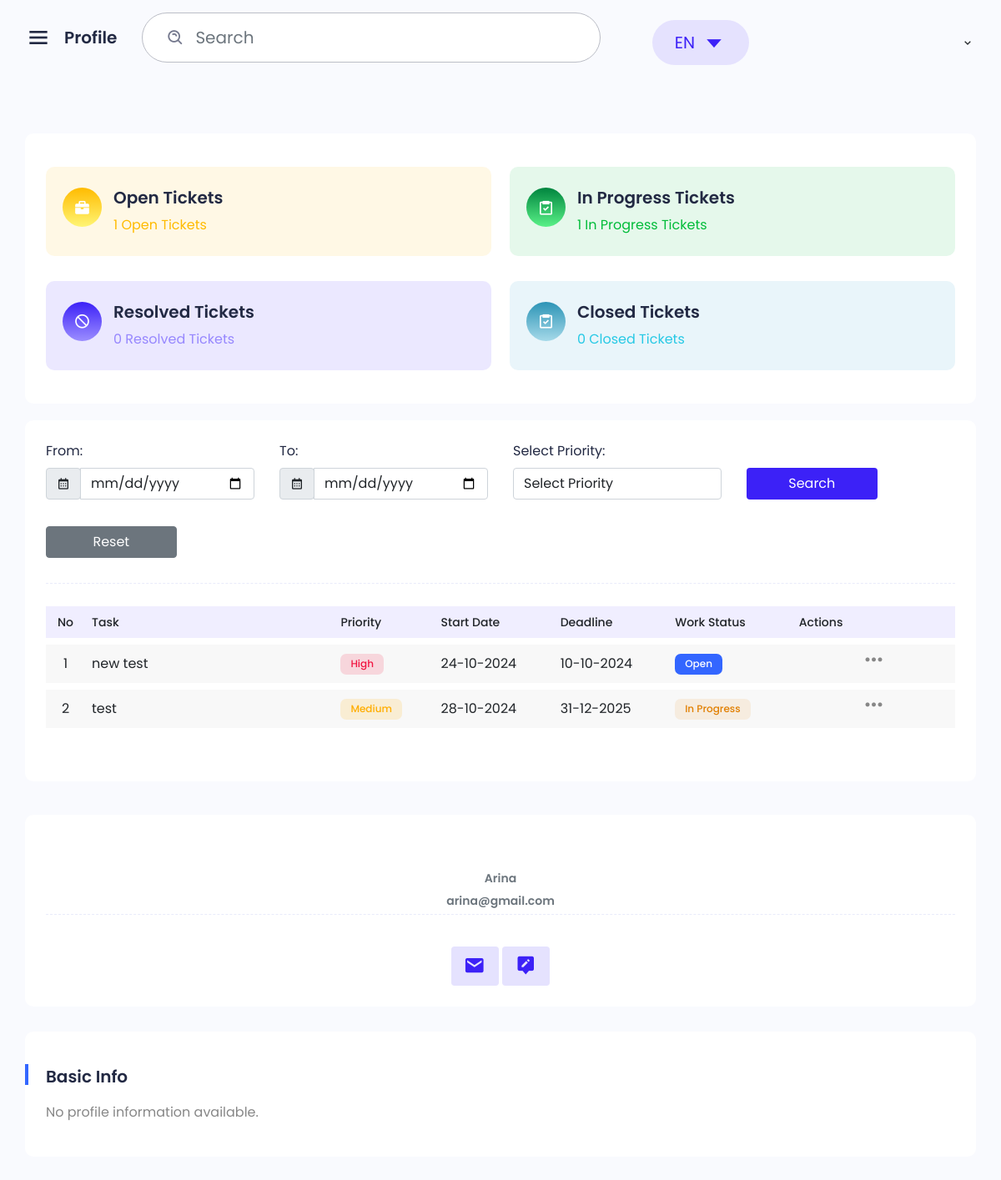
/users/profile/ (signed in), run on an earlier commit of the app's database.
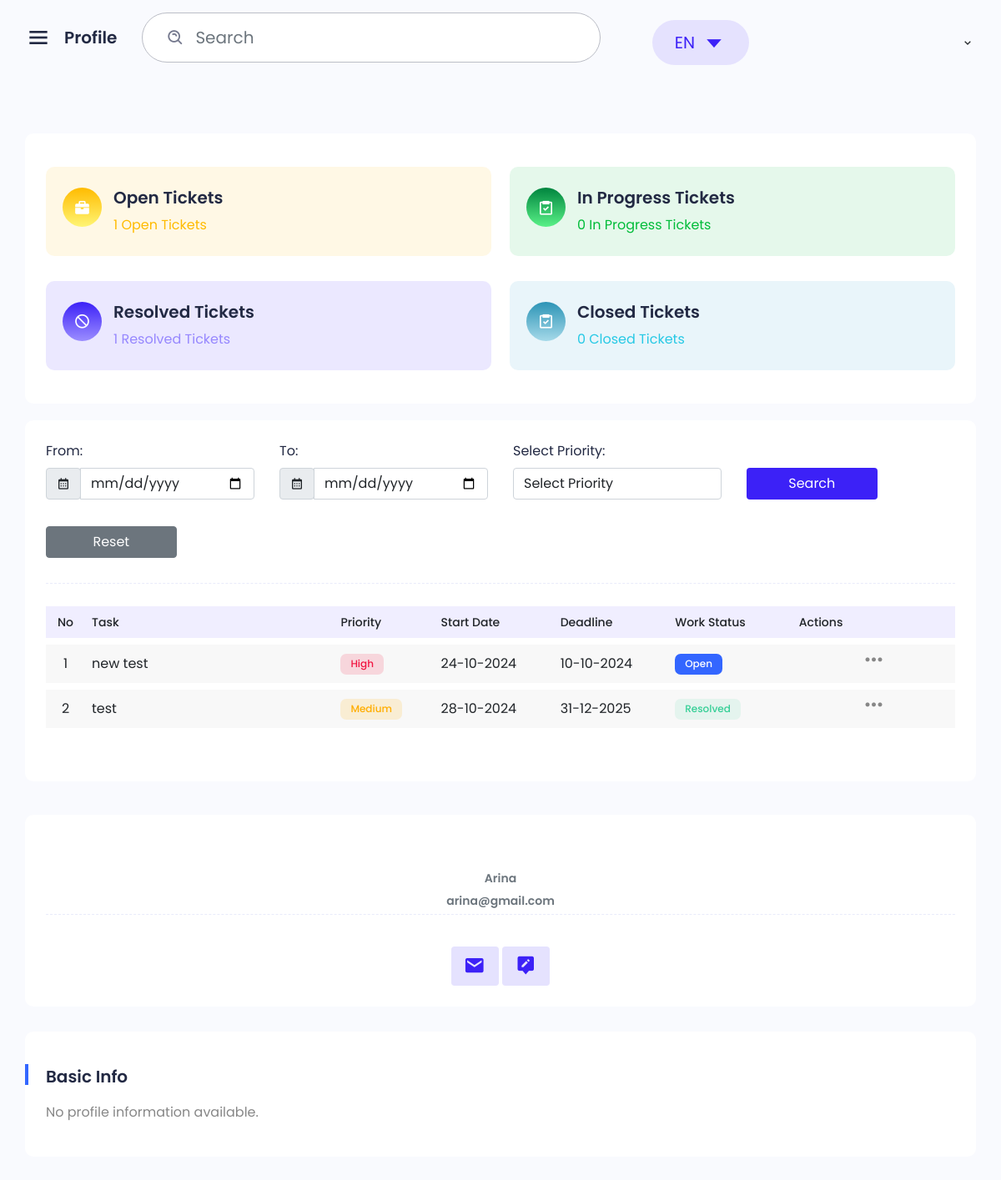
And on a later commit of the database.
### tickets/models.py (models this page shows)
class Ticket(models.Model):
    title = models.CharField(max_length=255)
    description = models.TextField()
    priority = models.CharField(max_length=50, choices=[('Low', 'Low'), ('Medium', 'Medium'), ('High', 'High'), ('Critical', 'Critical')])
    status = models.CharField(max_length=50, choices=[('Open', 'Open'), ('In Progress', 'In Progress'), ('Resolved', 'Resolved'), ('Closed', 'Closed')])
    assignee = models.ForeignKey(User, related_name='assigned_tickets', on_delete=models.SET_NULL, null=True)
    reporter = models.ForeignKey(User, related_name='reported_tickets', on_delete=models.SET_NULL, null=True)
    due_date = models.DateField()
    created_at = models.DateTimeField(auto_now_add=True)
    updated_at = models.DateTimeField(auto_now=True)

### users/views.py (the view)
# urls.py: path('profile/', views.profile_view),
@login_required(login_url='/users/login/')
def profile_view(request):
    user = request.user
    try:
        profile = Profile.objects.get(user=user)
    except Profile.DoesNotExist:
        profile = None
    assigned_tickets = Ticket.objects.filter(assignee=user)
    open_count_p = assigned_tickets.filter(status="Open").count()
    in_progress_count_p = assigned_tickets.filter(status="In Progress").count()
    resolved_count_p = assigned_tickets.filter(status="Resolved").count()
    closed_count_p = assigned_tickets.filter(status="Closed").count()
    total_task_count = assigned_tickets.count()
    running_task_count = in_progress_count_p
    on_hold_task_count = resolved_count_p
    complete_task_count = closed_count_p
    from_date = request.GET.get('from_date')
    to_date = request.GET.get('to_date')
    priority = request.GET.get('priority')
    if from_date:
        assigned_tickets = assigned_tickets.filter(created_at__gte=from_date)
    if to_date:
        assigned_tickets = assigned_tickets.filter(due_date__lte=to_date)
    if priority:
        assigned_tickets = assigned_tickets.filter(priority=priority)
    context = {
        'user': user,
        'profile': profile,
        'assigned_tickets': assigned_tickets, # for the table ticket view
        'total_task_count': total_task_count, # total number of assigned tickets for the table ticket view
        'running_task_count': running_task_count, # number of running tickets for the table ticket view
        'on_hold_task_count': on_hold_task_count, # number of tickets on hold for the table ticket view
        'complete_task_count': complete_task_count, # number of completed tickets for the table ticket view
        'open_count_p': open_count_p, # for the table ticket view
        'in_progress_count_p': in_progress_count_p, # for the table ticket view
        'resolved_count_p': resolved_count_p, # for the table ticket view
        'closed_count_p': closed_count_p, # for the table ticket view
    }
    return render(request, 'users/profile.html', context)

### ticket_notifications/templatetags/notification_tags.py (called while the page is built)
@register.simple_tag
def unread_notifications_count(user):
    return Notification.objects.filter(user=user, is_read=False).count()

### users/templates/users/profile.html (shortened to what the changed rows need)
{% extends "layout.html" %}
{% block content %}
    <div class="main">
        <div class="main-content user">
            <div class="row">
                <div class="col-9 col-xl-12">
                    <div class="box card-box mb-20">
                        <div class="icon-box bg-color-2">
                            <div class="content">
                                <h5 class="title-box">In Progress Tickets</h5>
                                <p class="color-2 mb-0 pt-4">{{ in_progress_count_p }} In Progress Tickets</p>
                            </div>
                        </div>
                        <div class="icon-box bg-color-3">
                            <div class="content">
                                <h5 class="title-box">Resolved Tickets</h5>
                                <p class="color-3 mb-0 pt-4">{{ resolved_count_p }} Resolved Tickets</p>
                            </div>
                        </div>
                    </div>
                    <div class="box">
                        <div class="box-body">
                            <div class="table-responsive">
                                <table class="table table-vcenter text-nowrap table-bordered dataTable no-footer"
                                       id="task-profile" role="grid">
                                    <thead>
                                        <tr class="top">
                                            <th class="border-bottom-0 text-center sorting fs-14 font-w500" style="width: 26.6562px;">No</th>
                                            <th class="border-bottom-0 sorting fs-14 font-w500" style="width: 222.312px;">Task</th>
                                            <th class="border-bottom-0 sorting fs-14 font-w500" style="width: 84.8281px;">Priority</th>
                                            <th class="border-bottom-0 sorting fs-14 font-w500" style="width: 87.9844px;">Start Date</th>
                                            <th class="border-bottom-0 sorting fs-14 font-w500" style="width: 87.9844px;">Deadline</th>
                                            <th class="border-bottom-0 sorting fs-14 font-w500" style="width: 110.719px;">Work Status</th>
                                            <th class="border-bottom-0 sorting_disabled fs-14 font-w500" style="width: 145.391px;">Actions</th>
                                        </tr>
                                    </thead>
                                    <tbody>
                                        {% for ticket in assigned_tickets %}
                                        <tr class="{% cycle 'odd' 'even' %}">
                                            <td class="text-center">{{ forloop.counter }}</td>
                                            <td>
                                                <a href="javascript:void(0);" data-bs-toggle="modal"
                                                   data-bs-target="#ticketDetailModal"
                                                   onclick="showTicketDetails('{{ ticket.pk }}')">
                                                    {{ ticket.title }}
                                                </a>
                                            </td>
                                            <td>
                                                <span
                                                    class="badge {% if ticket.priority == 'High' %}badge-danger-light{% elif ticket.priority == 'Medium' %}badge-warning-light{% elif ticket.priority == 'Low' %}badge-success-light{% elif ticket.priority == 'Critical' %}badge-danger{% endif %}">
                                                    {{ ticket.priority }}
                                                </span>
                                            </td>
                                            <td>{{ ticket.created_at|date:"d-m-Y" }}</td>
                                            <td>{{ ticket.due_date|date:"d-m-Y" }}</td>
                                            <td>
                                                <span
                                                    class="badge {% if ticket.status == 'Open' %}badge-primary{% elif ticket.status == 'In Progress' %}badge-warning{% elif ticket.status == 'Resolved' %}badge-success{% elif ticket.status == 'Closed' %}badge-secondary{% endif %}">
                                                    {{ ticket.status }}
                                                </span>
                                            </td>
                                            <td>
                                                <div class="dropdown">
                                                    <a href="javascript:void(0);" class="btn-link" data-bs-toggle="dropdown"
                                                       aria-expanded="false">
                                                        <i class='bx bx-dots-horizontal-rounded'></i>
                                                    </a>
                                                </div>
                                            </td>
                                        </tr>
                                        {% empty %}
                                        <tr>
                                            <td colspan="7" class="text-center">No tickets assigned to you.</td>
                                        </tr>
                                        {% endfor %}
                                    </tbody>
                                </table>
                            </div>
                        </div>
                    </div>
                </div>
            </div>
        </div>
    </div>
{% endblock  %}

What changed in the data, as far as the page shows it:
changed Ticket "test": status "In Progress" → "Resolved"
Also different on the page:
{{ in_progress_count_p }}: "1" → "0"
{{ resolved_count_p }}: "0" → "1"
